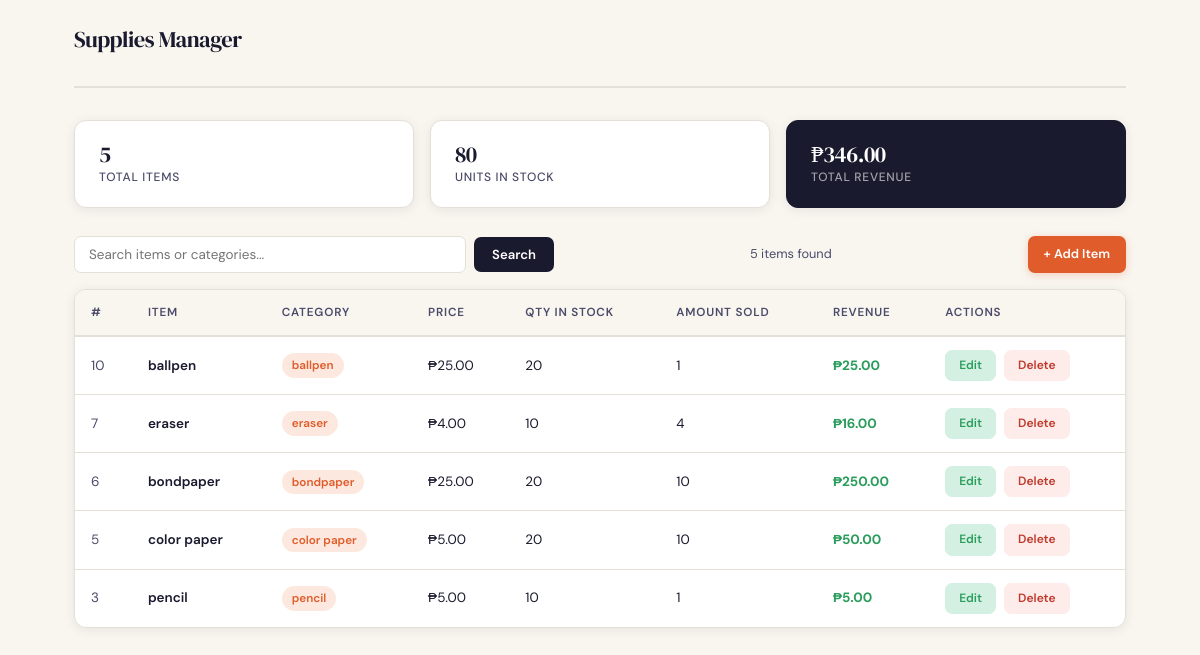
The page / on the database its author committed.
### tables this page shows
CREATE TABLE `supplies` (
  `id`          INT(11)          NOT NULL,
  `item`        VARCHAR(100)     DEFAULT NULL,
  `category`    VARCHAR(100)     DEFAULT NULL,
  `quantity`    INT(11)          DEFAULT NULL,
  `price`       DECIMAL(10, 2)   DEFAULT NULL,    
  `amount_sold` INT(11)          DEFAULT NULL,
  `revenue`     DECIMAL(10, 2)   DEFAULT NULL     
);

### index.php (the view, shortened to what this page needs)
<?php
include 'database.php';
$search = isset($_GET['search']) ? trim($_GET['search']) : '';
if ($search !== '') {
    $stmt = $conn->prepare("SELECT * FROM supplies WHERE item LIKE ? OR category LIKE ? ORDER BY id DESC");
    $like = '%' . $search . '%';
    $stmt->bind_param("ss", $like, $like);
    $stmt->execute();
    $result = $stmt->get_result();
} else {
    $result = $conn->query("SELECT * FROM supplies ORDER BY id DESC");
}
$stats = $conn->query("SELECT COUNT(*) as total, SUM(revenue) as total_revenue, SUM(quantity) as total_stock FROM supplies")->fetch_assoc();
?>
<!DOCTYPE html>
<html lang="en">
<head>
    <link rel="stylesheet" href="style.css">
</head>
<body>
    <div class="page-wrapper">
        <nav class="topbar">
            <span class="nav-title">Supplies Manager</span>
        </nav>
        <div class="stats-grid">
            <div class="stat-card">
                <div class="stat-info">
                    <span class="stat-value"><?php echo intval($stats['total']); ?></span>
                    <span class="stat-label">Total Items</span>
                </div>
            </div>
            <div class="stat-card">
                <div class="stat-info">
                    <span class="stat-value"><?php echo number_format(intval($stats['total_stock'])); ?></span>
                    <span class="stat-label">Units in Stock</span>
                </div>
            </div>
            <div class="stat-card highlight">
                <div class="stat-info">
                    <span class="stat-value">₱<?php echo number_format(floatval($stats['total_revenue']), 2); ?></span>
                    <span class="stat-label">Total Revenue</span>
                </div>
            </div>
        </div>
        <div class="toolbar">
            <form method="GET" class="search-form">
                <input type="text" name="search" placeholder="Search items or categories..."
                       value="<?php echo htmlspecialchars($search); ?>">
                <button type="submit">Search</button>
            </form>
            <span class="result-count">
                <?php echo ($result->num_rows); ?> item<?php echo $result->num_rows !== 1 ? 's' : ''; ?> found
            </span>
            <a href="create.php" class="btn btn-primary btn-sm">+ Add Item</a>
        </div>
        <div class="table-wrapper">
            <?php if ($result->num_rows === 0): ?>
                <div class="empty-state">
                    <div class="empty-icon">📭</div>
                    <h3>No items found</h3>
                    <p><?php echo $search ? 'No results for "' . htmlspecialchars($search) . '".' : 'Your inventory is empty.'; ?></p>
                    <?php if (!$search): ?>
                        <a href="create.php" class="btn btn-primary">Add Your First Item</a>
                    <?php endif; ?>
                </div>
            <?php else: ?>
            <table class="supply-table">
                <thead>
                    <tr>
                        <th>#</th>
                        <th>Item</th>
                        <th>Category</th>
                        <th>Price</th>
                        <th>Qty in Stock</th>
                        <th>Amount Sold</th>
                        <th>Revenue</th>
                        <th>Actions</th>
                    </tr>
                </thead>
                <tbody>
                    <?php while ($row = $result->fetch_assoc()): ?>
                    <tr>
                        <td class="id-cell"><?php echo $row['id']; ?></td>
                        <td class="item-name"><?php echo htmlspecialchars($row['item']); ?></td>
                        <td><span class="badge"><?php echo htmlspecialchars($row['category']); ?></span></td>
                        <td>₱<?php echo number_format($row['price'], 2); ?></td>
                        <td><?php echo number_format($row['quantity']); ?></td>
                        <td><?php echo number_format($row['amount_sold']); ?></td>
                        <td class="revenue-cell">₱<?php echo number_format($row['revenue'], 2); ?></td>
                        <td class="actions-cell">
                            <a href="edit.php?id=<?php echo $row['id']; ?>" class="btn-action btn-edit">Edit</a>
                            <a href="delete.php?id=<?php echo $row['id']; ?>" class="btn-action btn-delete"
                               onclick="return confirm('Delete \'<?php echo htmlspecialchars(addslashes($row['item'])); ?>\'? This cannot be undone.')">
                               Delete
                            </a>
                        </td>
                    </tr>
                    <?php endwhile; ?>
                </tbody>
            </table>
            <?php endif; ?>
        </div>
    </div>
</body>
</html>

### style.css (style rules this page uses)
*, *::before, *::after { box-sizing: border-box; margin: 0; padding: 0; }
:root { --cream: #f9f6f0; --paper: #ffffff; --ink: #1a1a2e; --ink-soft: #4a4a6a; --accent: #e05c2a; --accent-lt:#fde8df; --green: #2a9d5c; --green-lt: #d4f0e3; --border: #e4e0d8; --shadow: 0 2px 12px rgba(26,26,46,0.08); --shadow-lg:0 8px 32px rgba(26,26,46,0.13); --radius: 12px; --radius-sm:7px; --font-display: 'DM Serif Display', Georgia, serif; --font-body: 'DM Sans', sans-serif; }
html, body { min-height: 100vh; background: var(--cream); font-family: var(--font-body); color: var(--ink); font-size: 15px; line-height: 1.6; }
.page-wrapper { max-width: 1100px; margin: 0 auto; padding: 0 24px 60px; }
.topbar { display: flex; align-items: center; justify-content: space-between; padding: 22px 0 28px; border-bottom: 2px solid var(--border); margin-bottom: 32px; }
.nav-title { font-family: var(--font-display); font-size: 1.5rem; color: var(--ink); letter-spacing: -0.02em; }
.btn { display: inline-flex; align-items: center; gap: 6px; padding: 10px 22px; border-radius: var(--radius-sm); font-family: var(--font-body); font-size: 0.9rem; font-weight: 600; text-decoration: none; cursor: pointer; border: none; transition: all 0.18s ease; }
.btn-primary { background: var(--accent); color: #fff; box-shadow: 0 2px 8px rgba(224,92,42,0.25); }
.btn-sm { padding: 8px 16px; font-size: 0.85rem; }
.stats-grid { display: grid; grid-template-columns: repeat(auto-fit, minmax(200px, 1fr)); gap: 16px; margin-bottom: 28px; }
.stat-card { background: var(--paper); border: 1.5px solid var(--border); border-radius: var(--radius); padding: 20px 24px; display: flex; align-items: center; gap: 16px; box-shadow: var(--shadow); transition: transform 0.18s, box-shadow 0.18s; }
.stat-card.highlight { background: var(--ink); border-color: var(--ink); color: #fff; }
.stat-card.highlight .stat-label { color: rgba(255,255,255,0.6); }
.stat-info { display: flex; flex-direction: column; }
.stat-value { font-family: var(--font-display); font-size: 1.5rem; line-height: 1.2; letter-spacing: -0.02em; }
.stat-label { font-size: 0.8rem; font-weight: 500; color: var(--ink-soft); text-transform: uppercase; letter-spacing: 0.06em; }
.toolbar { display: flex; align-items: center; justify-content: space-between; margin-bottom: 16px; gap: 12px; flex-wrap: wrap; }
.search-form { display: flex; align-items: center; gap: 8px; flex: 1; max-width: 480px; }
.search-form input { flex: 1; padding: 9px 14px; border: 1.5px solid var(--border); border-radius: var(--radius-sm); font-family: var(--font-body); font-size: 0.9rem; background: var(--paper); color: var(--ink); outline: none; transition: border-color 0.2s; }
.search-form button { padding: 9px 18px; background: var(--ink); color: #fff; border: none; border-radius: var(--radius-sm); font-family: var(--font-body); font-weight: 600; font-size: 0.875rem; cursor: pointer; transition: background 0.18s; }
.result-count { font-size: 0.85rem; color: var(--ink-soft); white-space: nowrap; }
.table-wrapper { background: var(--paper); border: 1.5px solid var(--border); border-radius: var(--radius); overflow: hidden; box-shadow: var(--shadow); }
.supply-table { width: 100%; border-collapse: collapse; }
.supply-table thead { background: var(--cream); border-bottom: 2px solid var(--border); }
.supply-table th { padding: 13px 16px; font-size: 0.78rem; font-weight: 600; text-transform: uppercase; letter-spacing: 0.07em; color: var(--ink-soft); text-align: left; }
.supply-table tbody tr { border-bottom: 1px solid var(--border); transition: background 0.15s; }
.supply-table tbody tr:last-child { border-bottom: none; }
.supply-table td { padding: 13px 16px; font-size: 0.9rem; vertical-align: middle; }
.id-cell { color: var(--ink-soft); font-size: 0.8rem; }
.item-name { font-weight: 600; }
.revenue-cell { font-weight: 700; color: var(--green); }
.badge { display: inline-block; padding: 3px 10px; background: var(--accent-lt); color: var(--accent); border-radius: 20px; font-size: 0.78rem; font-weight: 600; }
.actions-cell { display: flex; gap: 8px; align-items: center; }
.btn-action { padding: 5px 13px; border-radius: var(--radius-sm); font-size: 0.8rem; font-weight: 600; text-decoration: none; transition: all 0.15s; border: 1.5px solid transparent; cursor: pointer; }
.btn-edit { background: var(--green-lt); color: var(--green); border-color: var(--green-lt); }
.btn-delete { background: #fdecea; color: #c0392b; border-color: #fdecea; }

### rows shown on the page
supplies: id "10", item "ballpen", category "ballpen", price "25.00", quantity "20", amount_sold "1", revenue "25.00"
supplies: id "7", item "eraser", category "eraser", price "4.00", quantity "10", amount_sold "4", revenue "16.00"
supplies: id "6", item "bondpaper", category "bondpaper", price "25.00", quantity "20", amount_sold "10", revenue "250.00"
supplies: id "5", item "color paper", category "color paper", price "5.00", quantity "20", amount_sold "10", revenue "50.00"
supplies: id "3", item "pencil", category "pencil", price "5.00", quantity "10", amount_sold "1", revenue "5.00"

### other values the page prints
$stats['total'] "5"
$stats['total_stock'] "80"
$stats['total_revenue'] "346.00"
$result->num_rows "5"
